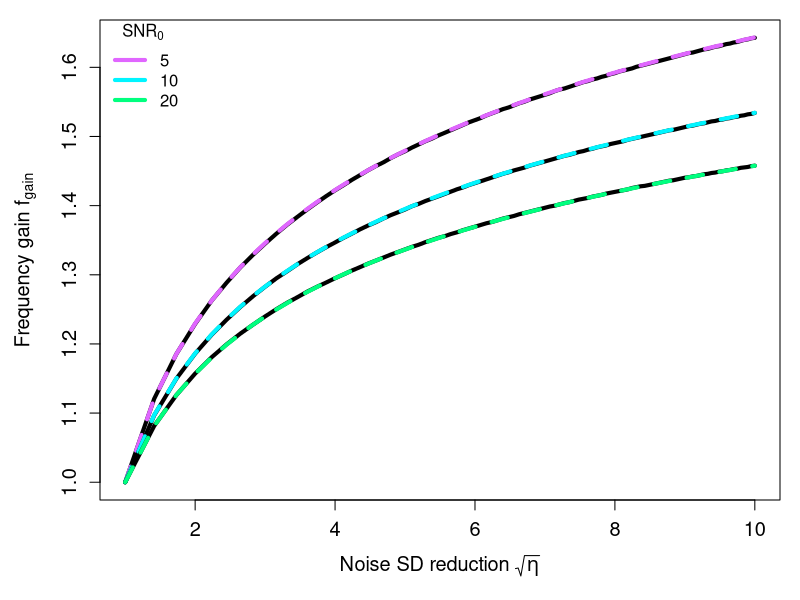

Generate this figure with R:

f_gain <- function(power_law, A_frac = 0.25, a = alpha, b = beta, s = sigma, n1 = noise_sd){
  
  f <- seq(0.001, 600, 0.001)
  
  N1 <- n1^2*dz
  
  if(power_law == TRUE){
    P_0 <- a*f^-b
  }else{
    P_0 <- a
  }
  
  H <- exp(-0.5*(2*pi*f*s)^2)
  G1 <- 1/H * (1/(1 + 1/(H^2*P_0/N1)))
  
  f_H <- f[max(which(H > 0.25))]
  
  P <- P_0*H^2
  
  f1 <- f[which.min(abs(G1*H - A_frac))]
  
  eta <- seq(1, 100, by = 1)
  
  N2 <- N1/eta
  
  f2 <- vector(length = length(eta))
  
  for(i in 1:length(eta)){
    G2 <- 1/H * (1/(1 + 1/(H^2*P_0/N2[i])))
    f2[i] <- f[which.min(abs(G2*H - A_frac))]
  }
  
  fgain <- f2/f1
  
  list(f = f, P = P, eta = eta, fgain = fgain, N1 = N1, N2 = N2, f1 = f1, f2 = f2, H = H, f_H = f_H)
}

dz <- 0.11
beta <- 1.4 #Not necessary, as this is white-noise case
sigma <- 0.2
noise_sd <- 0.1

#Three different alphas for comparison
alpha_low <- noise_sd^2*dz*5
alpha_mid <- noise_sd^2*dz*10
alpha_high <- noise_sd^2*dz*20

#Relative amplitude
A_frac <- 0.25

alpha_low_results <- f_gain(power_law = FALSE, A_frac = A_frac, a = alpha_low)
alpha_mid_results <- f_gain(power_law = FALSE, A_frac = A_frac, a = alpha_mid)
alpha_high_results <- f_gain(power_law = FALSE, A_frac = A_frac, a = alpha_high)

alpha_low_theory <- sqrt(1 + log(alpha_low_results$eta)/log((alpha_low*(1/A_frac - 1))/alpha_low_results$N1))
alpha_mid_theory <- sqrt(1 + log(alpha_mid_results$eta)/log((alpha_mid*(1/A_frac - 1))/alpha_mid_results$N1))
alpha_high_theory <- sqrt(1 + log(alpha_high_results$eta)/log((alpha_high*(1/A_frac - 1))/alpha_high_results$N1))




pdf(file = "./fig_4.pdf",
   width = 5,
   height = 4)

par(mfrow = c(1, 1), mar = c(5, 5, 1, 1))

fgain_colfun <- c('mediumorchid1',
                  'turquoise1',
                  'springgreen')

plot(sqrt(alpha_low_results$eta), alpha_low_results$fgain, 'l', lwd = 4, col = 'black',
     xlab = expression(paste('Noise SD reduction ', sqrt(eta))), ylab = expression(paste('Frequency gain ', f[gain])),
     cex.lab = 1.2, cex.axis = 1.2, ylim = range(alpha_low_results$fgain))
lines(sqrt(alpha_low_results$eta), alpha_low_theory, col = fgain_colfun[1], lwd = 4, lty = 2)
lines(sqrt(alpha_mid_results$eta), alpha_mid_results$fgain, lwd = 4, col = 'black')
lines(sqrt(alpha_mid_results$eta), alpha_mid_theory, col = fgain_colfun[2], lwd = 4, lty = 2)
lines(sqrt(alpha_high_results$eta), alpha_high_results$fgain, lwd = 4, col = 'black')
lines(sqrt(alpha_high_results$eta), alpha_high_theory, col = fgain_colfun[3], lwd = 4, lty = 2)
legend('topleft', c('5', '10', '20'), title = expression(paste(SNR[0])), col = fgain_colfun, lwd = 4, lty = c(1, 1, 1), bty = 'n')

dev.off()

